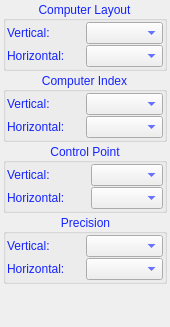
<?xml version="1.0" encoding="UTF-8"?>
<ui version="4.0">
 <class>computer_gui</class>
 <widget class="QWidget" name="computer_gui">
  <property name="geometry">
   <rect>
    <x>0</x>
    <y>0</y>
    <width>170</width>
    <height>327</height>
   </rect>
  </property>
  <property name="windowTitle">
   <string>Form</string>
  </property>
  <layout class="QGridLayout" name="gridLayout">
   <property name="leftMargin">
    <number>3</number>
   </property>
   <property name="topMargin">
    <number>1</number>
   </property>
   <property name="rightMargin">
    <number>3</number>
   </property>
   <property name="bottomMargin">
    <number>1</number>
   </property>
   <property name="spacing">
    <number>1</number>
   </property>
   <item row="0" column="0">
    <widget class="QGroupBox" name="compute_layout">
     <property name="styleSheet">
      <string notr="true">color: rgb(20, 35, 255);</string>
     </property>
     <property name="title">
      <string>Computer Layout</string>
     </property>
     <property name="alignment">
      <set>Qt::AlignCenter</set>
     </property>
     <layout class="QGridLayout" name="gridLayout_6">
      <property name="leftMargin">
       <number>1</number>
      </property>
      <property name="topMargin">
       <number>1</number>
      </property>
      <property name="rightMargin">
       <number>1</number>
      </property>
      <property name="bottomMargin">
       <number>1</number>
      </property>
      <property name="spacing">
       <number>1</number>
      </property>
      <item row="0" column="0">
       <widget class="QLabel" name="label_3">
        <property name="text">
         <string>Vertical:</string>
        </property>
       </widget>
      </item>
      <item row="0" column="1">
       <widget class="QComboBox" name="device_computer_layout_v"/>
      </item>
      <item row="1" column="0">
       <widget class="QLabel" name="label_4">
        <property name="text">
         <string>Horizontal:</string>
        </property>
       </widget>
      </item>
      <item row="1" column="1">
       <widget class="QComboBox" name="device_computer_layout_h"/>
      </item>
     </layout>
    </widget>
   </item>
   <item row="1" column="0">
    <widget class="QGroupBox" name="computer_index">
     <property name="styleSheet">
      <string notr="true">color: rgb(20, 35, 255);</string>
     </property>
     <property name="title">
      <string>Computer Index</string>
     </property>
     <property name="alignment">
      <set>Qt::AlignCenter</set>
     </property>
     <layout class="QGridLayout" name="gridLayout_7">
      <property name="leftMargin">
       <number>1</number>
      </property>
      <property name="topMargin">
       <number>1</number>
      </property>
      <property name="rightMargin">
       <number>1</number>
      </property>
      <property name="bottomMargin">
       <number>1</number>
      </property>
      <property name="spacing">
       <number>1</number>
      </property>
      <item row="0" column="0">
       <widget class="QLabel" name="label_9">
        <property name="text">
         <string>Vertical:</string>
        </property>
       </widget>
      </item>
      <item row="0" column="1">
       <widget class="QComboBox" name="device_computer_index_v"/>
      </item>
      <item row="1" column="0">
       <widget class="QLabel" name="label_10">
        <property name="text">
         <string>Horizontal:</string>
        </property>
       </widget>
      </item>
      <item row="1" column="1">
       <widget class="QComboBox" name="device_computer_index_h"/>
      </item>
     </layout>
    </widget>
   </item>
   <item row="2" column="0">
    <widget class="QGroupBox" name="groupBox_8">
     <property name="styleSheet">
      <string notr="true">color: rgb(20, 35, 255);</string>
     </property>
     <property name="title">
      <string>Control Point</string>
     </property>
     <property name="alignment">
      <set>Qt::AlignCenter</set>
     </property>
     <layout class="QGridLayout" name="gridLayout_10">
      <property name="leftMargin">
       <number>1</number>
      </property>
      <property name="topMargin">
       <number>1</number>
      </property>
      <property name="rightMargin">
       <number>1</number>
      </property>
      <property name="bottomMargin">
       <number>1</number>
      </property>
      <property name="spacing">
       <number>1</number>
      </property>
      <item row="0" column="0">
       <widget class="QLabel" name="label_11">
        <property name="text">
         <string>Vertical:</string>
        </property>
       </widget>
      </item>
      <item row="1" column="0" colspan="2">
       <widget class="QLabel" name="label_12">
        <property name="text">
         <string>Horizontal:</string>
        </property>
       </widget>
      </item>
      <item row="1" column="2">
       <widget class="QComboBox" name="geometry_contro_h">
        <property name="editable">
         <bool>false</bool>
        </property>
        <property name="currentText">
         <string/>
        </property>
       </widget>
      </item>
      <item row="0" column="2">
       <widget class="QComboBox" name="geometry_control_v"/>
      </item>
     </layout>
    </widget>
   </item>
   <item row="3" column="0">
    <widget class="QGroupBox" name="precision">
     <property name="styleSheet">
      <string notr="true">color: rgb(20, 35, 255);</string>
     </property>
     <property name="title">
      <string>Precision</string>
     </property>
     <property name="alignment">
      <set>Qt::AlignCenter</set>
     </property>
     <layout class="QGridLayout" name="gridLayout_2">
      <property name="leftMargin">
       <number>1</number>
      </property>
      <property name="topMargin">
       <number>1</number>
      </property>
      <property name="rightMargin">
       <number>1</number>
      </property>
      <property name="bottomMargin">
       <number>1</number>
      </property>
      <property name="spacing">
       <number>1</number>
      </property>
      <item row="0" column="0">
       <widget class="QLabel" name="label_13">
        <property name="text">
         <string>Vertical:</string>
        </property>
       </widget>
      </item>
      <item row="0" column="1">
       <widget class="QComboBox" name="geometry_precision_v">
        <property name="editable">
         <bool>false</bool>
        </property>
        <property name="currentText">
         <string/>
        </property>
        <property name="currentIndex">
         <number>-1</number>
        </property>
       </widget>
      </item>
      <item row="1" column="0">
       <widget class="QLabel" name="label_14">
        <property name="text">
         <string>Horizontal:</string>
        </property>
       </widget>
      </item>
      <item row="1" column="1">
       <widget class="QComboBox" name="geometry_precision_h">
        <property name="editable">
         <bool>false</bool>
        </property>
        <property name="currentText">
         <string/>
        </property>
        <property name="currentIndex">
         <number>-1</number>
        </property>
       </widget>
      </item>
     </layout>
    </widget>
   </item>
   <item row="4" column="0">
    <spacer name="verticalSpacer_9">
     <property name="orientation">
      <enum>Qt::Vertical</enum>
     </property>
     <property name="sizeHint" stdset="0">
      <size>
       <width>20</width>
       <height>90</height>
      </size>
     </property>
    </spacer>
   </item>
  </layout>
 </widget>
 <resources/>
 <connections/>
</ui>
